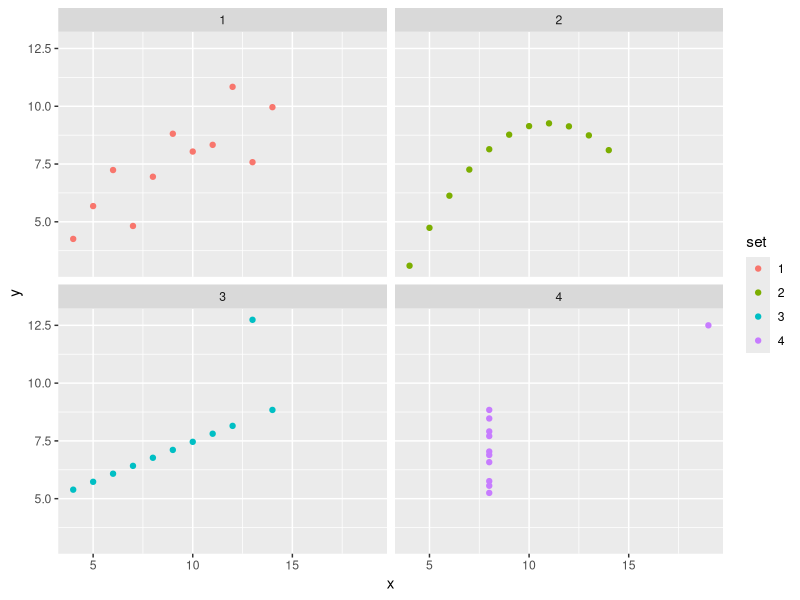

Recreate this plot in R.
## ---- chunk 1
 summary(cars)
## ---- chunk 2
library(tidyverse)
## ---- chunk 3
anscombe
## ---- chunk 4
ansc <-
  bind_cols(
    anscombe %>% 
      select(matches("x")) %>% 
      gather(set, "x"),
    anscombe %>% 
      select(matches("y")) %>% 
      gather(key, "y")
  ) %>%
  select(-key) %>% 
  mutate(set = gsub("x", "", set)) %>%  
  as_tibble()
## ---- chunk 5
ansc
## ---- chunk 6
ansc %>%
  group_by(set) %>%
  summarize(
    mean_x = mean(x),
    stdev_x = sd(x), 
    mean_y = mean(y),
    stdev_y = sd(y)
    ) 
## ---- chunk 7
ansc %>% ggplot(aes(x, y, color = set)) + 
  geom_point() +
  facet_wrap(~set, ncol = 2)
